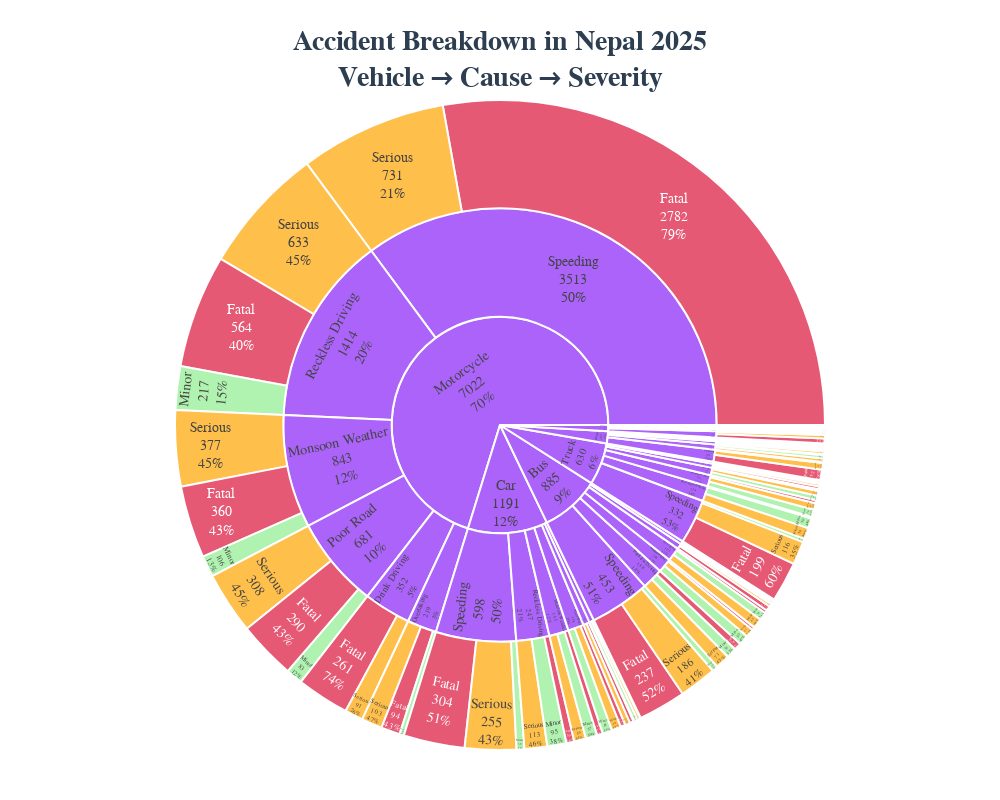

This figure's notebook cell:
### Code cell
fig4 = px.sunburst(
    df,
    path=['Vehicle_Type', 'Cause', 'Severity'],
    title='<b>Accident Breakdown in Nepal 2025<br>Vehicle → Cause → Severity</b>',
    color='Severity',
    color_discrete_map={
        'Minor': '#90EE90',      # lightgreen
        'Serious': '#FFA500',   # orange
        'Fatal': '#DC143C'       # crimson red
    },
    branchvalues='total',
    maxdepth=3
)

# Make it HUGE and gorgeous
fig4.update_layout(
    font=dict(size=14, family="Arial Black"),
    title_font=dict(size=28, family="Arial Black", color="#2c3e50"),
    title_x=0.5,
    width=1000,      # super wide
    height=800,     # super tall
    margin=dict(l=50, r=50, t=100, b=50),
    paper_bgcolor='white',
    plot_bgcolor='white'
)

# Extra polish: bigger labels & hover info
fig4.update_traces(
    textinfo='label+percent parent+value',
    hovertemplate='<b>%{label}</b><br>Count: %{value}<br>Share: %{percentParent:.1%}<extra></extra>',
    marker=dict(line=dict(width=2, color='white'))
)

fig4.show()

### Figure 1 — Plotly figure (JSON) as saved in the notebook; plotly's stock layout.template omitted (floating-point values rounded to 4 significant figures; data arrays with more than 128 entries replaced by an {"elided": "..."} marker saying what was removed)
{"data": [{"branchvalues": "total", "customdata": {"elided": "143x1 str values"}, "domain": {"x": [0, 1], "y": [0, 1]}, "hovertemplate": "<b>%{label}</b><br>Count: %{value}<br>Share: %{percentParent:.1%}<extra></extra>", "ids": {"elided": "143 str values"}, "labels": {"elided": "143 str values"}, "marker": {"colors": {"elided": "143 str values"}, "line": {"color": "white", "width": 2}}, "maxdepth": 3, "name": "", "parents": {"elided": "143 str values"}, "textinfo": "label+percent parent+value", "type": "sunburst", "values": {"elided": "143 int values"}}], "layout": {"font": {"family": "Arial Black", "size": 14}, "height": 800, "legend": {"tracegroupgap": 0}, "margin": {"b": 50, "l": 50, "r": 50, "t": 100}, "paper_bgcolor": "white", "plot_bgcolor": "white", "title": {"font": {"color": "#2c3e50", "family": "Arial Black", "size": 28}, "text": "<b>Accident Breakdown in Nepal 2025<br>Vehicle → Cause → Severity</b>", "x": 0.5}, "width": 1000}}
